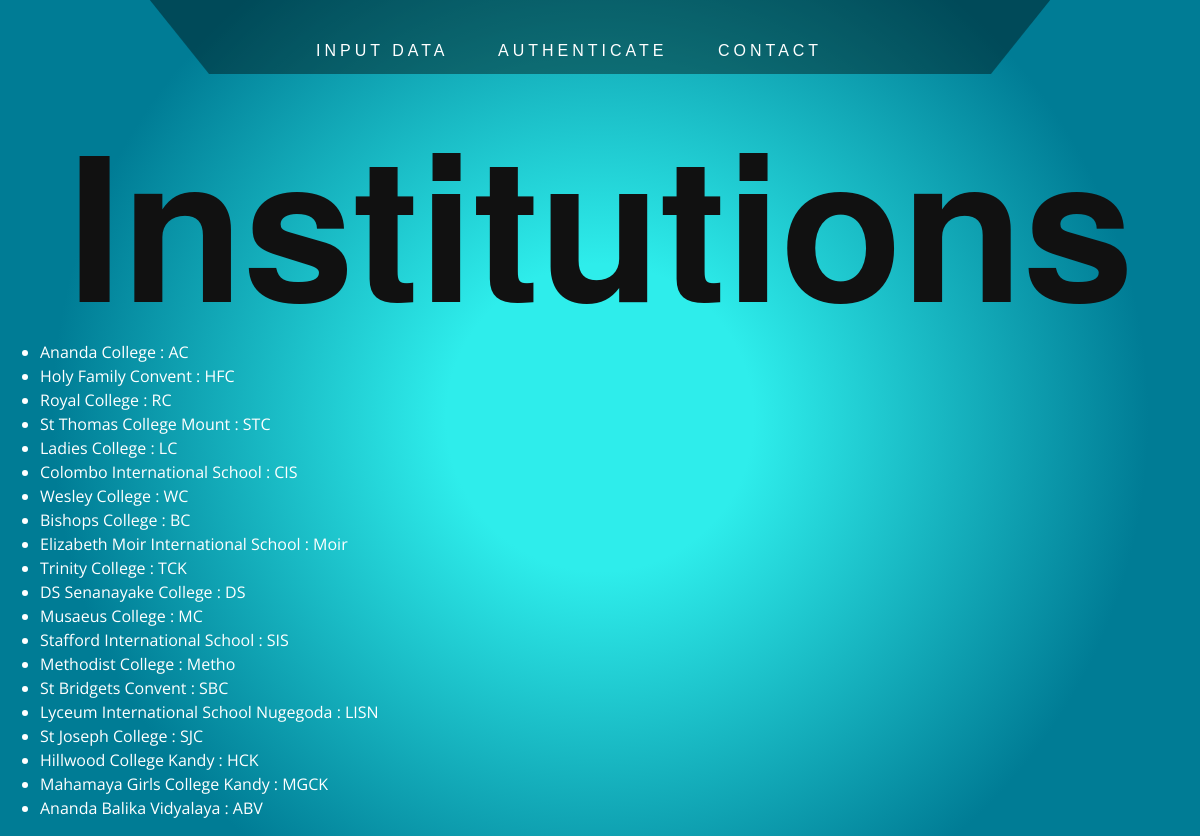
Screenshot of /stats/institutions with the database file from the repository.
### stats/models.py (models this page shows, shortened)
class Institution(models.Model):
    name = models.CharField(max_length=150)
    code = models.CharField(max_length=15)
    active = models.BooleanField(default=True)

### stats/views.py (the view)
# urls.py: path("institutions",views.show_ins,name="show_ins"),
def show_ins(request):
    ins = Institution.objects.filter(active=True)
    return render(request, "stats/institutions.html", {"institutions": ins})

### stats/templates/stats/institutions.html
{% extends "stats/layout.html" %}
{% block body %}
<div>
    <h1>Institutions</h1>
    <ul>
        {% for ins in institutions %}
        <li>{{ins.name}} : {{ins.code}}</li>
        {% endfor %}
    </ul>
</div>
{% endblock %}

### stats/templates/stats/layout.html (shortened to what this page needs)
{% load static %}
<!DOCTYPE html>
<html lang="en">
<head>
  <link rel="stylesheet" href="https://stackpath.bootstrapcdn.com/bootstrap/4.4.1/css/bootstrap.min.css"
>
  <link href="{% static 'stats/styles.css' %}" rel="stylesheet">
  <link href="{% static 'stats/auth.css' %}" rel="stylesheet">
  <link href="{% static 'stats/menu.css' %}" rel="stylesheet">
  <link href="{% static 'stats/formpage.css' %}" rel="stylesheet">
</head>
<body>
<nav class="navbar">
  <div id="trapezoid">
    <a href="{% url 'getspeaks' %}" class="expandHome">Input Data</a>
     <div class="subnav">
     <button class="subnavbtn">Authenticate</button>
      </div>
    <a href="https://codepen.io/pec-man" class="expandHome">Contact</a>
  </div>
</nav>
  {% block body %}
  {% endblock %}
</body>
</html>

### stats/static/stats/styles.css (style rules this page uses)
body { min-width: 800px; background: rgb(46,237,235); background: radial-gradient(circle, rgba(46,237,235,1) 21%, rgba(0,124,149,1) 75%); color: white; margin: 0px; }
::placeholder { color: rgba(255, 255, 255, 0.566); }

### stats/static/stats/auth.css (style rules this page uses)
* { -webkit-box-sizing:border-box; -moz-box-sizing:border-box; -ms-box-sizing:border-box; -o-box-sizing:border-box; box-sizing:border-box; }
body { width: 100%; height:100%; font-family: 'Open Sans', sans-serif; }

### stats/static/stats/menu.css (style rules this page uses)
#trapezoid { -webkit-box-sizing: content-box; -moz-box-sizing: content-box; box-sizing: content-box; height: 0; border: 80px solid rgba(0,0,0,0); border-top: 0 solid; border-bottom: 100px solid rgba(1, 1, 1, .4); -webkit-border-radius: 20px 20px 0 0; border-radius: 20px 20px 0 0; font: normal 100%/normal Arial, Helvetica, sans-serif; color: rgba(0,0,0,0.7); -o-text-overflow: clip; text-overflow: clip; -webkit-transform: rotateX(180deg); transform: rotateX(180deg); margin-top:-53px; width: 700px; position: relative; transition: all 0.7s ease; padding-left:7%; }
#trapezoid a, .subnavbtn { -webkit-transform: rotateX(180deg); transform: rotateX(180deg); }
.navbar { position: sticky; top: 0; display:flex; overflow:hidden; justify-content: center; height: 100px; }
.navbar a { float: left; font-size: 16px; color: white; text-align: center; padding: 14px 25px; text-decoration: none; text-transform: uppercase; letter-spacing: 4px; transition: all 0.5s ease; }
.subnav { float: left; overflow: hidden; }
.subnav .subnavbtn { font-size: 16px; border: none; outline: none; color: white; padding: 14px 25px; background-color: inherit; font-family: inherit; margin: 0; text-transform: uppercase; letter-spacing: 4px; transition: all 0.5s ease; }
h1 { color: #111; font-family: 'Helvetica Neue', sans-serif; font-size: 200px; font-weight: bold; letter-spacing: -1px; text-align: center; padding: 0; margin: 0; }

### rows the page displays
Institution: name "Ananda College", code "AC"
Institution: name "Holy Family Convent", code "HFC"
Institution: name "Royal College", code "RC"
Institution: name "St Thomas College Mount", code "STC"
Institution: name "Ladies College", code "LC"
Institution: name "Colombo International School", code "CIS"
Institution: name "Wesley College", code "WC"
Institution: name "Bishops College", code "BC"
Institution: name "Elizabeth Moir International School", code "Moir"
Institution: name "Trinity College", code "TCK"
Institution: name "DS Senanayake College", code "DS"
Institution: name "Musaeus College", code "MC"
Institution: name "Stafford International School", code "SIS"
Institution: name "Methodist College", code "Metho"
Institution: name "St Bridgets Convent", code "SBC"
Institution: name "Lyceum International School Nugegoda", code "LISN"
Institution: name "St Joseph College", code "SJC"
Institution: name "Hillwood College Kandy", code "HCK"
Institution: name "Mahamaya Girls College Kandy", code "MGCK"
Institution: name "Ananda Balika Vidyalaya", code "ABV"
